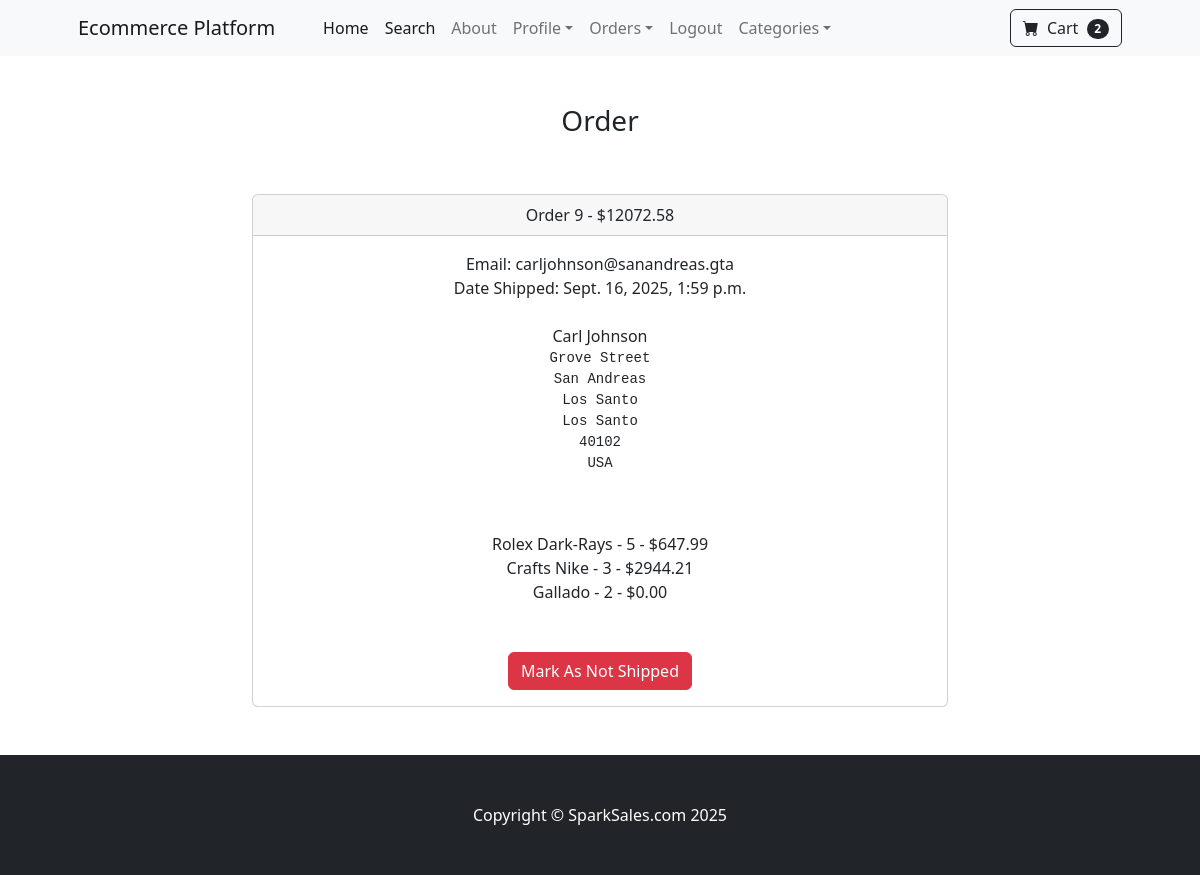
Page /payment/orders/9 (signed in) on the committed database.
### payment/models.py (models this page shows, shortened)
class Order(models.Model):
    user = models.ForeignKey(User, on_delete=models.CASCADE, null=True, blank=True)
    full_name = models.CharField(max_length=255, blank=True)
    email = models.EmailField(max_length=255, blank=True)
    shipping_address = models.TextField(max_length=15255)
    amount_paid = models.DecimalField(max_digits=10, decimal_places=2)
    date_ordered = models.DateTimeField(auto_now_add=True)
    shipped = models.BooleanField(default=False)
    date_shipped = models.DateTimeField(blank=True, null=True)

class OrderItem(models.Model):
    order = models.ForeignKey(Order, on_delete=models.CASCADE)
    product = models.ForeignKey(Product, on_delete=models.CASCADE)
    user = models.ForeignKey(User, on_delete=models.CASCADE, null=True, blank=True)
    quantity = models.PositiveBigIntegerField(default=1)
    price = models.DecimalField(max_digits=10, decimal_places=2)

### store/models.py (models this page shows)
class Product(models.Model):
    name = models.CharField(max_length=50)
    price = models.DecimalField(default=0, max_digits=7, decimal_places=2)
    category = models.ForeignKey(Category, default=1, on_delete=models.CASCADE)
    description = models.CharField(max_length=250, default='', blank=True, null=True)
    image = models.ImageField(upload_to='uploads/product/')
    is_sale = models.BooleanField(default=False)
    sale_price = models.DecimalField(default=0, max_digits=7, decimal_places=2)
    def __str__(self):
        return self.name

### payment/views.py (the view, shortened to what this page needs)
# urls.py: path('orders/<int:pk>', views.orders, name='orders'),
def orders(request, pk):
    if request.user.is_authenticated and request.user.is_superuser:
        order = Order.objects.get(id=pk)
        items = OrderItem.objects.filter(order=pk)
        return render(request, 'payment/orders.html', {"order":order, "items": items})
    else:
        messages.success(request, "Access Denied!")
        return redirect('home')

### cart/cart.py (called while the page is built)
    def __len__(self):
        return len(self.cart)

### cart/context_processors.py (called while the page is built)
def cart(request):
    return {'cart': Cart(request)}

### payment/templates/payment/orders.html (shortened to what this page needs)
{% extends 'base.html' %}
{% block content %}
<div class="container px-4 px-lg-5">
    <div class="row gx-4 gx-lg-5 justify-content-center">
        <center>
            <div class="col-8">
                <br/> <br/>
                <h3>Order</h3>
                <br/> <br/>
                <div class="card">
  <div class="card-header">
    Order {{ order.id }} - ${{ order.amount_paid }}
  </div>
  <div class="card-body">
    Email: {{ order.email }}<br/>
    {% if order.date_shipped %}
        Date Shipped: {{ order.date_shipped }}
    {% else %}
        Date Ordered: {{ order.date_ordered }}
    {% endif %}
    <br/><br/>
    {{ order.full_name }}<br/>
    <pre>{{ order.shipping_address }}<br/>
    </pre>
    {% for item in items %}
        {{ item.product }} - {{ item.quantity }} - ${{ item.price }}<br/>
    {% endfor %}
    <br/> <br/>
    {% if not order.shipped %}
    <form method="POST">
        {% csrf_token %}
        <input type="hidden" name="shipping_status" value="true">
        <button type="submit" class="btn btn-success">Mark As Shipped</button>
    </form>
    {% else %}
    <form method="POST">
        <button type="submit" class="btn btn-danger">Mark As Not Shipped</button>
    </form>
    {% endif %}
  </div>
</div>
<br/> <br/>
            </div>
        </center>
    </div>
</div>
{% endblock %}

### rows in the picture
Order: id "9", amount_paid "12072.58", email "carljohnson@sanandreas.gta", date_shipped "Sept. 16, 2025, 1:59 p.m.", full_name "Carl Johnson", shipping_address "Grove Street San Andreas Los Santo Los Santo 40102 USA"
OrderItem: product "Rolex Dark-Rays", quantity "5", price "647.99"
OrderItem: product "Crafts Nike", quantity "3", price "2944.21"
OrderItem: product "Gallado", quantity "2", price "0.00"

### other values in the picture
{{ cart|length }} "2"
